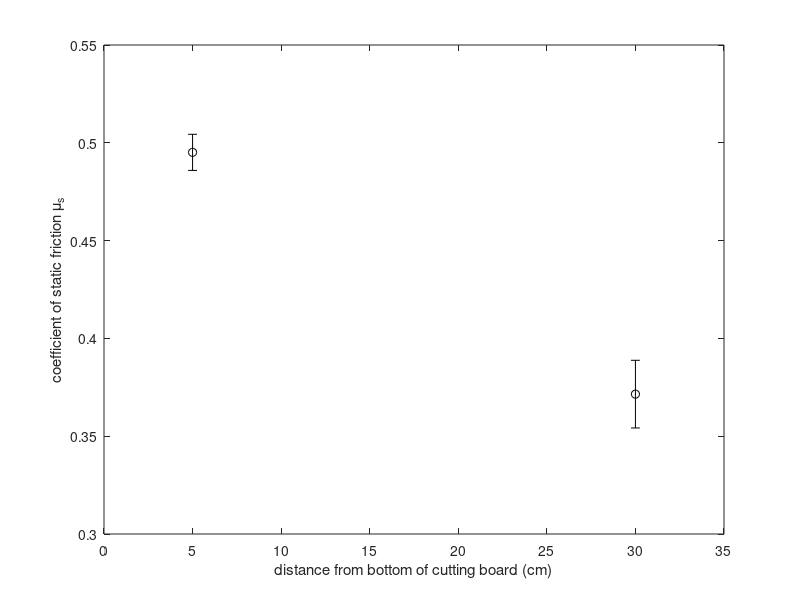
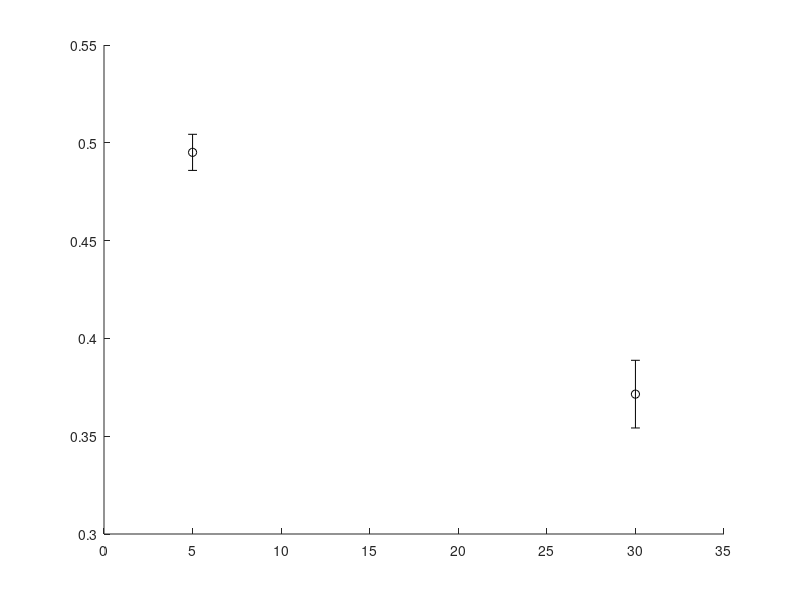

The MATLAB source for these figures, in order: (Note: this script raises an error after producing the figures.)
%% initializing workspace
close all; % close all figure windows
clearvars; % clear variables from the workspace

%% import data (manual entry)
distances = [5, 30]; % distance from the bottom of the cutting board in cm  
mus = [0.49512, 0.37151];  % measured coefficient of friciton
muerrors = [0.00923, 0.0173]; % uncertainty in the coefficient of friciton

%% plot the data -- basic version
fig1 = figure(); % create a new figure window
errorbar(distances,mus,muerrors,'ko');  % Plot the data with errorbars
                                        % x-axis: distances
                                        % y-axis: mus
                                        % y error bars: muerrors
                                        % marker specification: 'ko' ('k'=black 'o'=circle)
                                        
xlabel('distance from bottom of cutting board (cm)'); %label x axis (with units)
ylabel('coefficient of static friction \mu_s'); % label y axis (backslash for Greek symbols)
xlim([0,35]); ylim([0.3,0.55]); % set limits of the axes

print -r600 -djpeg static-friction-plot-basic % save the figure as "static-friciton-plot-basic.jpg" 
                                              % using a resolution of 600 dots per inch (high resolution)

%% plot the data -- improved version, considering "salience" & "simplicity"
fig2 = figure(); % create a new figure window
errorbar(distances,mus,muerrors,'ko','MarkerFaceColor','k','LineWidth',1,'MarkerSize',7); % plot the data
                    % x-axis: distances
                    % y-axis: mus
                    % y error bars: muerrors
                    % marker specification: 'ko' ('k'=black 'o'=circle)
                    % MarkerFaceColor = 'k' (black), for "salience" 
                    % Linewidth = 1 pt, thicker lines for "salience"
                    % MarkerSize = 7 pt, bigger data points for "salience"
                                       
                                       
xlabel('distance from bottom of cutting board (cm)','FontSize',18); %label x axis (with units), increasing FontSize for "salience"
ylabel('coefficient of static friction \mu_s','FontSize',18); % label y axis (backslash for Greek symbols), increasing FontSize for "salience" 
xlim([0,35]); ylim([0.3,0.55]); % set limits of the axes
set(gca,'XTick',[0, 10, 20, 30]); % set the x-tick locations manually (reduce number of ticks for "simplicity")
set(gca,'YTick',[0.3, 0.4, 0.5]); % set the y-tick locations manually (reduce number of ticks for "simplicity")

print -r600 -djpeg static-friction-plot-improved % save the figure as "static-friciton-plot-improved.jpg" 
                                                 % using a resolution of 600 dots per inch (high resolution)